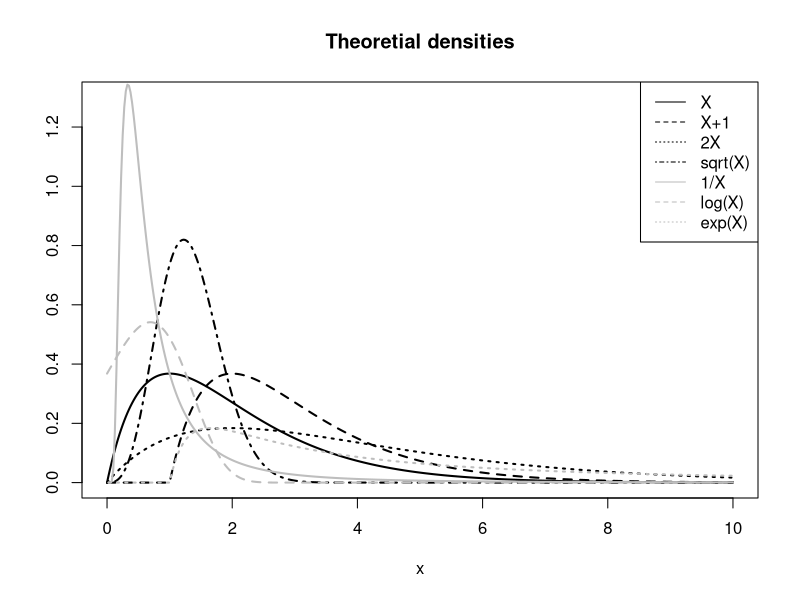
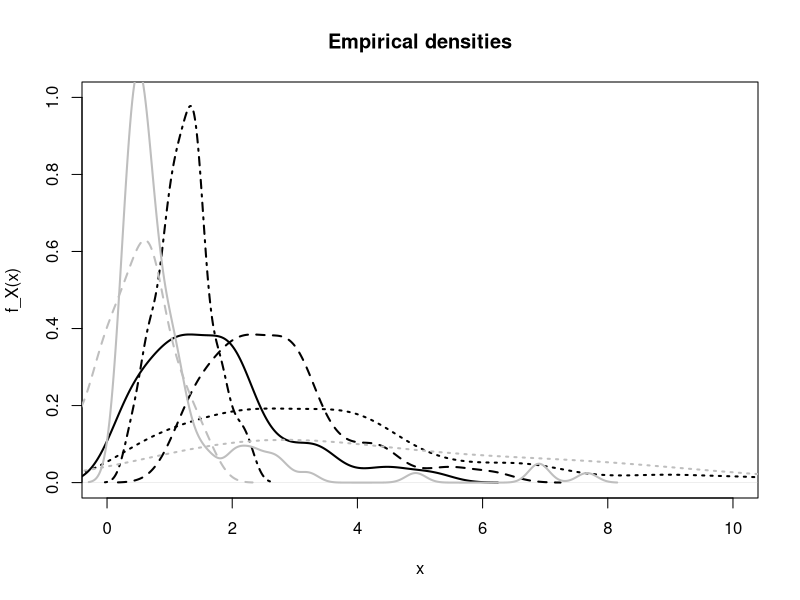

Generate these figures, in order, with R:
# 모든 데이터가 classical distribution에 적합하진 않는다.
# 그래서 필요한것이 transformation이다.
# transformation의 방법

# X+c
# scaling lambda*X
# Power X^alpha(멱변환)
# Inverse (->1/X)
# 로그화
# 지수화 
# X/(1-X)로 odds비 산출 

# 감마분포 transform 예시

f<- function(x) dgamma(x,2)
f1 <- function(x) f(x-1)
f2 <- function(x) f(x/2)/2
f3 <- function(x) 2*x*f(x^2)
f4 <- function(x) f(1/x)/x^2
f5 <- function(x) f(exp(x))*exp(x)
f6 <- function(x) f(log(x))/x
x=seq(0,10,by=.025)
plot(x,f(x), ylim=c(0, 1.3), xlim=c(0, 10), main="Theoretial densities",
        lwd=2,
       type="l", xlab="x", ylab="")
lines(x,f1(x), lty=2, lwd=2)
lines(x,f2(x), lty=3, lwd=2)
lines(x,f3(x), lty=4, lwd=2)
lines(x,f4(x), lty=1, col="grey", lwd=2)
lines(x,f5(x), lty=2, col="grey", lwd=2)
lines(x,f6(x), lty=3, col="grey", lwd=2)
legend("topright", lty=1:4, col=c(rep("black", 4), rep("grey", 3)),
         leg=c("X","X+1","2X", "sqrt(X)", "1/X", "log(X)", "exp(X)"))
       

#kernel-based densities

set.seed(123)
x <- rgamma(100, 2)
x1 <- x+1
x2 <- 2*x
x3 <- sqrt(x)
x4 <- 1/x
x5 <- log(x)
x6 <- exp(x)
plot(density(x), ylim=c(0, 1), xlim=c(0, 10), main="Empirical densities",
lwd=2, xlab="x", ylab="f_X(x)")
lines(density(x1), lty=2, lwd=2)
lines(density(x2), lty=3, lwd=2)
lines(density(x3), lty=4, lwd=2)
lines(density(x4), lty=1, col="grey", lwd=2)
lines(density(x5), lty=2, col="grey", lwd=2)
lines(density(x6), lty=3, col="grey", lwd=2)
     